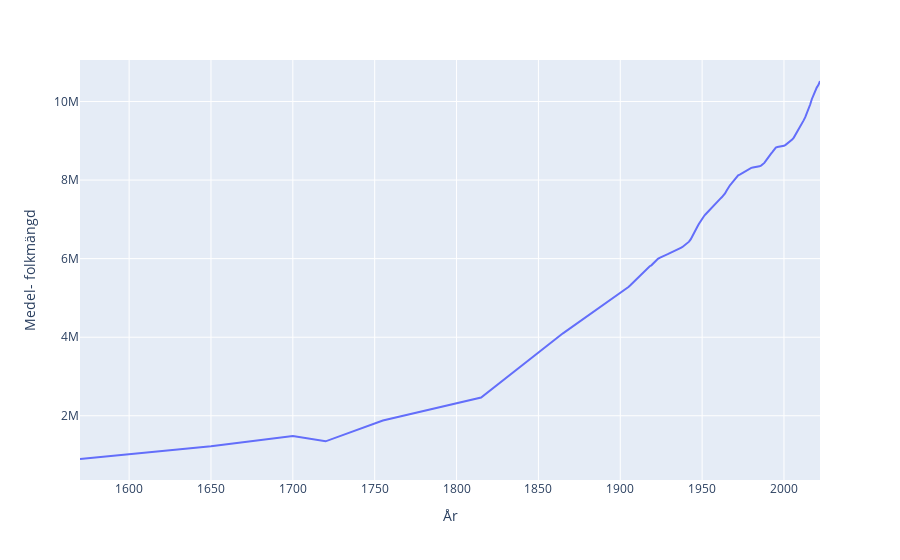

The cell this chart's notebook holds for it:
### Code cell
fig = px.line(befolknings_data, x=befolknings_data.index, y="Medel- folkmängd")

fig.show()

### Figure 1 — Plotly figure (JSON) as saved in the notebook; plotly's stock layout.template omitted (floating-point values rounded to 4 significant figures; data arrays with more than 128 entries replaced by an {"elided": "..."} marker saying what was removed)
{"data": [{"hovertemplate": "År=%{x}<br>Medel- folkmängd=%{y}<extra></extra>", "legendgroup": "", "line": {"color": "#636efa", "dash": "solid"}, "marker": {"symbol": "circle"}, "mode": "lines", "name": "", "orientation": "v", "showlegend": false, "type": "scatter", "x": {"elided": "130 int values"}, "xaxis": "x", "y": {"elided": "130 float values"}, "yaxis": "y"}], "layout": {"legend": {"tracegroupgap": 0}, "margin": {"t": 60}, "xaxis": {"anchor": "y", "domain": [0, 1], "title": {"text": "År"}}, "yaxis": {"anchor": "x", "domain": [0, 1], "title": {"text": "Medel- folkmängd"}}}}
